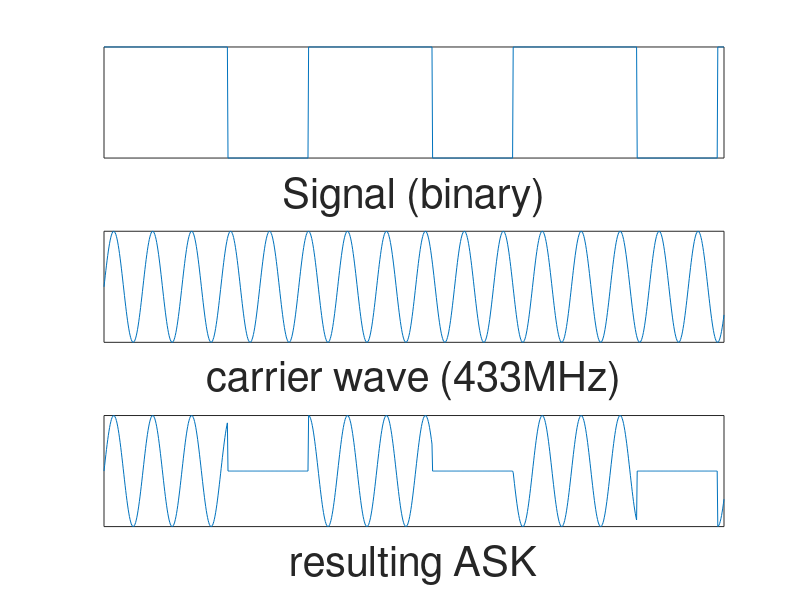

Write the MATLAB code that produced this figure.
t = 0:0.1:100;
subplot(3,1,1);
plot(t,rectpuls(mod(t,33)/40));
%set(ax,'xticklabel',[]);
xlabel('Signal (binary)','FontSize',30);
set(gca,'XTick',[], 'YTick', []);
subplot(3,1,2);
plot(t,sin(t));
%set(ax,'xticklabel',[]);
xlabel('carrier wave (433MHz)','FontSize',30);
set(gca,'XTick',[], 'YTick', []);
subplot(3,1,3);
plot(t,(rectpuls(mod(t,33)/40).*sin(t)));
xlabel('resulting ASK','FontSize',30);
set(gca,'XTick',[], 'YTick', []);